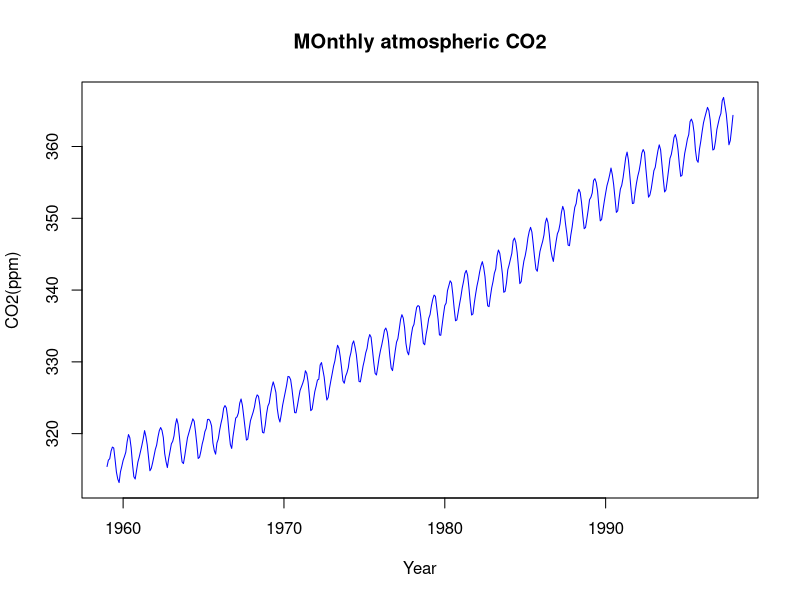
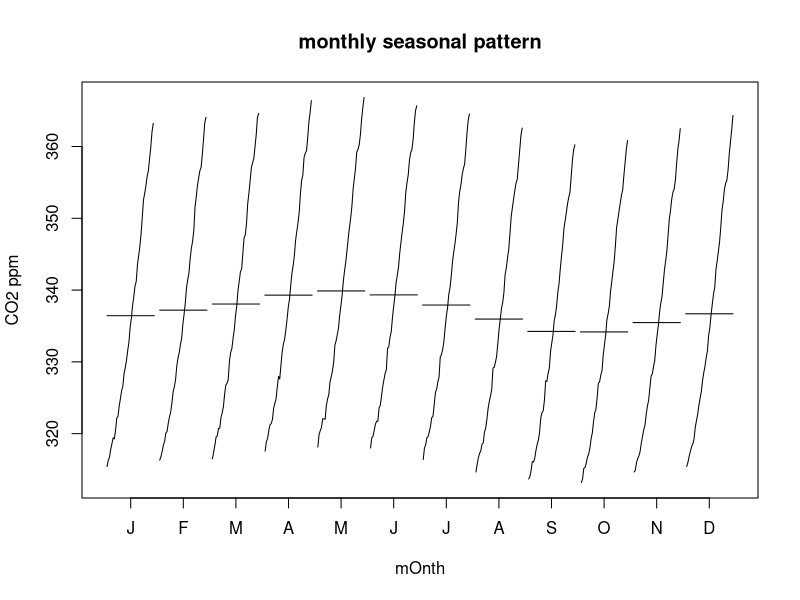
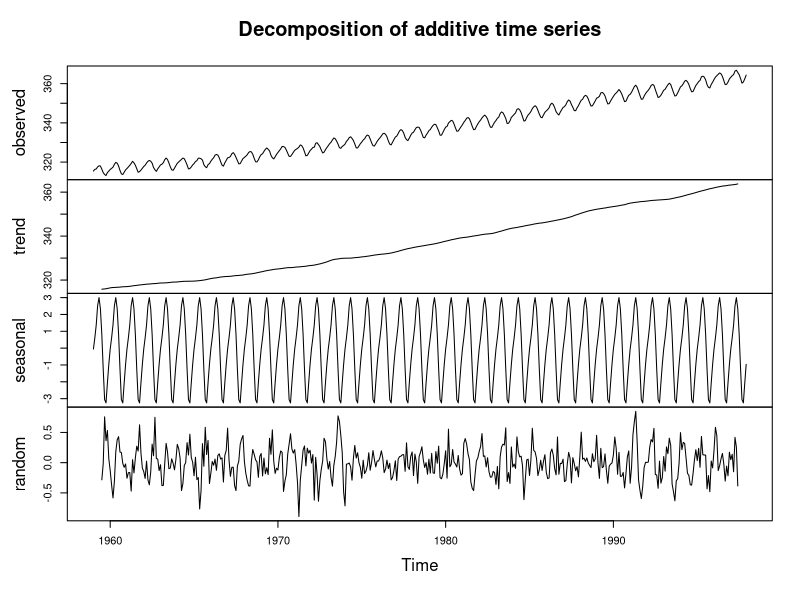
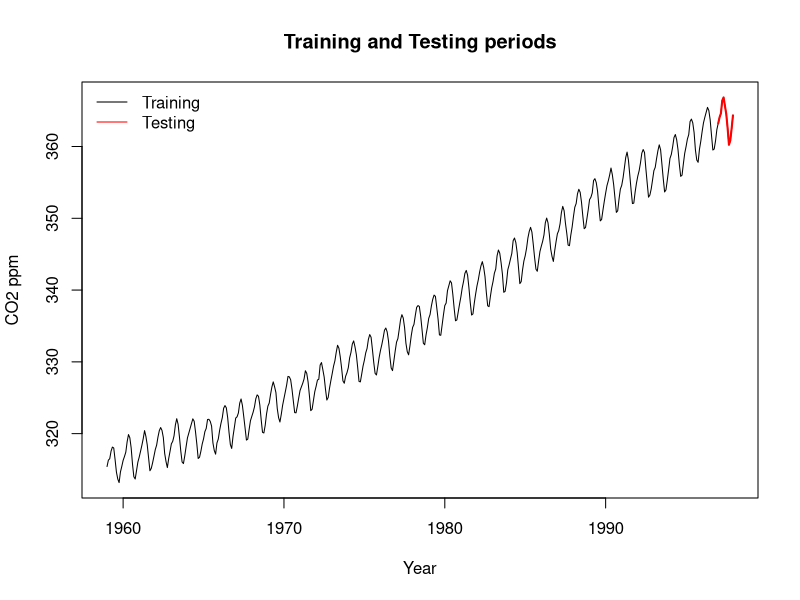
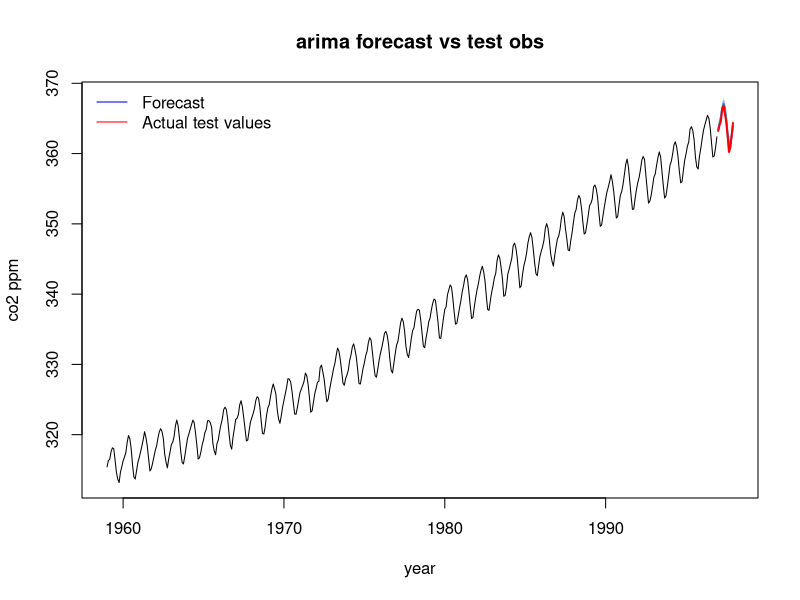
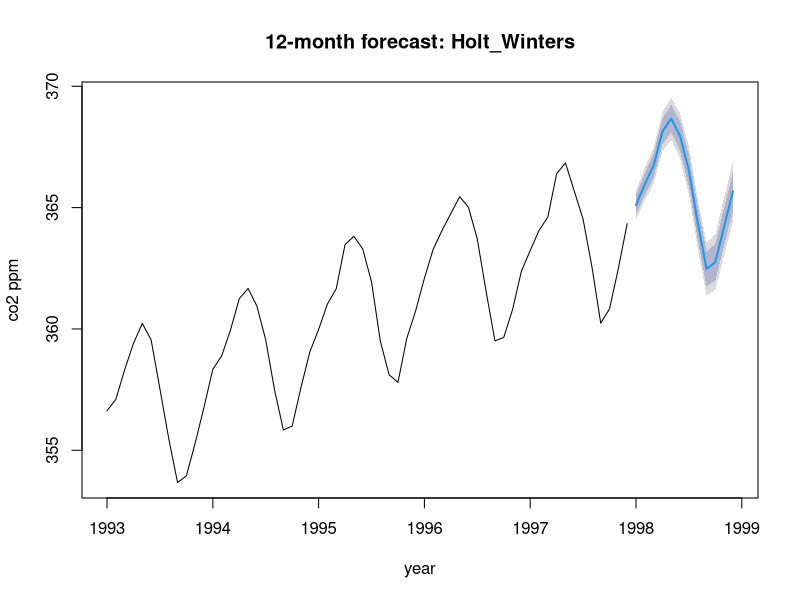

These figures' R source, in order:
install.packages("forecast")
library(forecast)
y <- co2

class(y)
start(y)
end(y)
frequency(y)
length(y)
summary(y)
sum(is.na(y))


plot(y,main = "MOnthly atmospheric CO2",
     xlab = "Year",
    ylab = "CO2(ppm)",
    col= "blue")

monthplot(y,
          main="monthly seasonal pattern",
          xlab="mOnth",
          ylab="CO2 ppm")

dec <- decompose(y,type = "additive")
plot(dec)

seasonal_effect <- setNames(dec$figure, month.abb)
round(seasonal_effect,2)

names(which.max(seasonal_effect))
names(which.min(seasonal_effect))




h <- 12
n <- length(y)

train <- window(y,end=time(y)[n-h])
test <- window(y, start=time(y)[n-h+1])
length(train)
length(test)
start(test)
end(test)

plot(y,
     main="Training and Testing periods",
     xlab="Year",
     ylab="CO2 ppm")

lines(test,col='red',lwd=2)

legend(
  "topleft",
  legend = c("Training","Testing"),
  col = c("black","red"),
  lty = 1,
  bty = "n"
)


#

fc_Sc <- snaive(train, h=h)

fit_hw <- HoltWinters(train,seasonal = "additive")
fc_hw <- forecast(fit_hw, h=h)

fit_arima <- auto.arima(train,seasonal = TRUE,
                        approximation = FALSE)
fc_arima <- forecast(fit_arima, h=h)

fit_arima
?snaive
?HoltWinters

plot(
  fc_arima,
  main = "arima forecast vs test obs",
  xlab = "year",
  ylab = "co2 ppm"
)
lines(test,col="red",lwd=2)

legend("topleft",
       legend = c("Forecast", "Actual test values"),
       col = c("blue", "red"),
       lty = 1,
       bty = "n")

accuracy(fc_Sc,test)

metrics <- c("MAE","RMSE","MAPE")

results <- rbind(
  Seasonal_Naive = accuracy(fc_Sc,test)["Test set",metrics],
  Holt_Winters = accuracy(fc_hw,test)["Test set",metrics],
  ARIMA = accuracy(fc_arima,test)["Test set", metrics]
)

round(results,3)


results[order(results[,"RMSE"]), ]

best_name <- rownames(results)[which.min(results[,"RMSE"])]
best_name
results[best_name,]


if(best_name == "Seasonal_Naive"){
  future <- snaive(y, h=12, level = c(80,95))

}else if (best_name == "Holt_Winters"){
  final_model <- HoltWinters(y, seasonal = "additive")
  future <- forecast(final_model,h = 12, level =c(80,95))
}else{
  final_model <- auto.arima(y,
                            seasonal = TRUE,
                            approximation = FALSE)
  future <- forecast(final_model, h=12, level=c(80,95))
}

print(future)

plot(future,
     include = 60,
     main = paste("12-month forecast:", best_name),
     xlab = "year",
     ylab = "co2 ppm")
